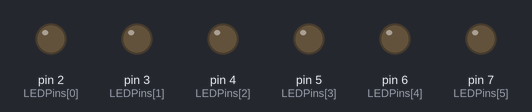
Bench run of a sketch on a simulated Arduino Uno, built with avr-gcc and run on an emulated ATmega328P. On the bench: output pins drawn as LEDs (lit = HIGH).

Above: at 0.1 s.
At 0.5 s:
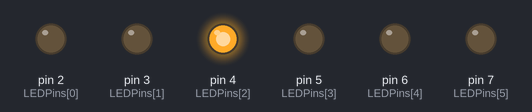
At 0.7 s:
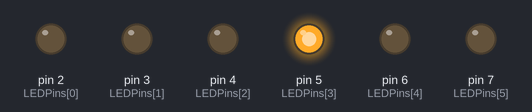
At 1.3 s:
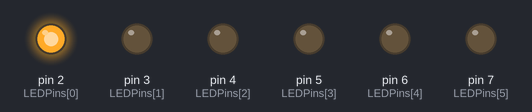
At 2.11 s:
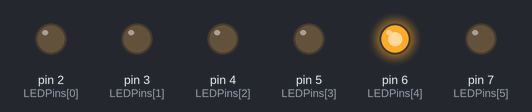
At 2.71 s:
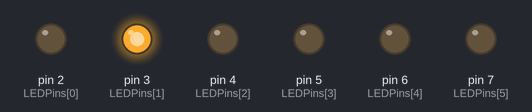
Timing chart, 0 to 3.0 s (numbered marks = the images above):
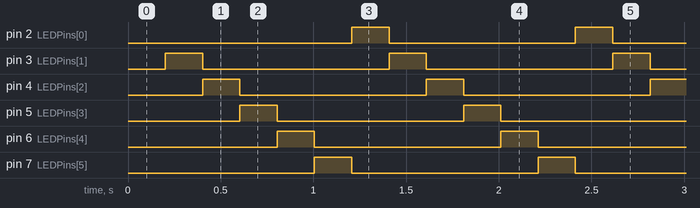

The sketch:

1_Projekt.ino
```cpp
int LEDPins[ ]={2,3,4,5,6,7};

unsigned long letzterWechsel;

int zeitProLED = 200;

int aktuelleLED = 0;

void setup ( ) {
  for(int i = 0; i < 6;i++) {
    pinMode (LEDPins[i] , OUTPUT);
  }
}

void loop( ) {
  unsigned long aktuelleZeit = millis();

if(aktuelleZeit - letzterWechsel > zeitProLED) {
  digitalWrite(LEDPins[aktuelleLED],LOW);

  aktuelleLED = (aktuelleLED + 1) % 6;

  digitalWrite(LEDPins[aktuelleLED],HIGH);

  letzterWechsel = aktuelleZeit;

 }
}
```

Measured:
- by itself, pin 2 (LEDPins[0]), pin 3 (LEDPins[1]), pin 4 (LEDPins[2]), pin 5 (LEDPins[3]), pin 6 (LEDPins[4]), pin 7 (LEDPins[5]): alternates HIGH for 0.20 s and LOW for 1.0 s
- by itself, everything shown: repeats every 1.2 s, in 6 steps
